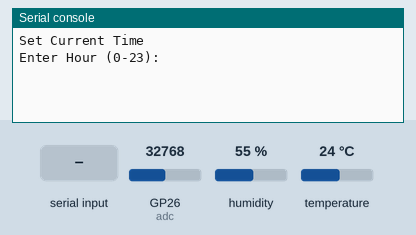
Bench run of a program on a simulated Raspberry Pi Pico running MicroPython. Parts: the last lines printed to the serial console. The inputs (shaded band) are chosen by the test bench; at power-on: humidity 55 %, GP26 (adc) = 32768, temperature 24 °C (analog values on the 0–65535 scale). Files the program writes start out absent.

Above: at 1.2 s.
1.3 s: "0" typed at the serial console, then Enter
At 2.3 s:
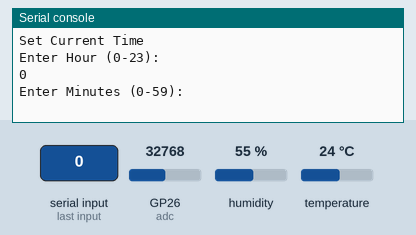
2.8 s: "5" typed at the serial console, then Enter
At 3.4 s:
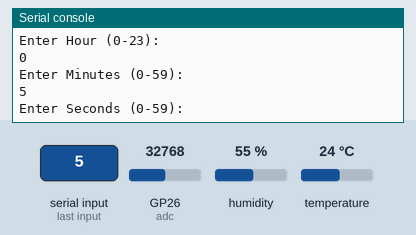
4.3 s: "90" typed at the serial console, then Enter
At 5.4 s:
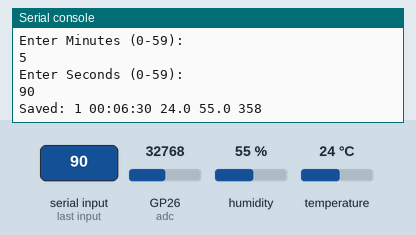
7.3 s: humidity set to 22 %
At 8.7 s:
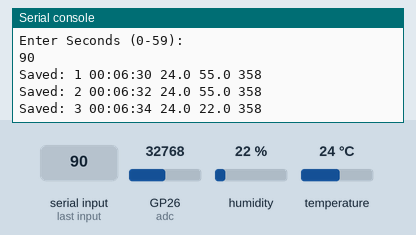
8.8 s: GP26 (adc) set to 45874
10.3 s: temperature set to 12 °C
At 11.4 s:
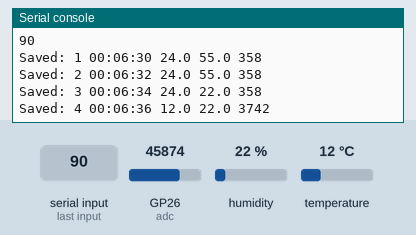

The program:

Greenhouse_Data_Log.py
```python
from machine import Pin, ADC
from time import sleep, ticks_ms
import dht

#Sensors
dht_sensor = dht.DHT22(Pin(12))
adc = ADC(Pin(26))

#Constants
vcc = 3.3
rl = 20000
ro = 30000

log_file = 'data.csv'

#Time Setup
print('Set Current Time')
start_hr = int(input('Enter Hour (0-23): '))
start_min = int(input('Enter Minutes (0-59): '))
start_sec = int(input('Enter Seconds (0-59): '))

start_time_seconds = start_hr * 3600 + start_min * 60 + start_sec
start_ticks = ticks_ms()

def get_time():
    elapsed_seconds = (ticks_ms() - start_ticks) // 1000
    total = (start_time_seconds + elapsed_seconds) % 86400

    hrs = total // 3600
    mins = (total % 3600) // 60
    secs = total % 60

    return "{:02d}:{:02d}:{:02d}".format(hrs, mins, secs)

#Sensor Functions
def read_voltage():
    return (adc.read_u16() / 65535) * vcc

def calculate_rs(voltage):
    if voltage == 0:
        return rl * 10
    return rl * (vcc - voltage) / voltage

def calculate_ppm(rs):
    ratio = rs / ro
    return 116.6020682 * (ratio ** -2.769034857)

#CSV Setup
try:
    with open(log_file, "r") as f:
        pass
except:
    with open(log_file, "w") as f:
        f.write("SrNo,Time,Temperature,Humidity,PPM\n")

#Main loop
sr_no = 1

while True:
    #DHT Safe Read
    try:
        dht_sensor.measure()
        temp = dht_sensor.temperature()
        humidity = dht_sensor.humidity()
    except:
        temp = -1
        humidity = -1

    #MQ135 Sensor
    voltage = read_voltage()
    rs = calculate_rs(voltage)
    ppm = calculate_ppm(rs)

    #Time
    time_now = get_time()

    #Log
    with open(log_file, 'a') as f:
        f.write("{},{},{},{},{}\n".format(sr_no, time_now, temp, humidity, int(ppm)))

    print('Saved:', sr_no, time_now, temp, humidity, int(ppm))

    sr_no += 1
    sleep(2)
```

Measured:
- after the input at 1.3 s, the serial console: prints a new line at once (image 1)
- after the input at 2.8 s, the serial console: prints a new line at once (image 2)
- after the input at 4.3 s, the serial console: prints a new line at once (image 3)
- after the input at 7.3 s, the serial console: prints a new line after 1.1 s (image 4)
- after the input at 10.3 s, the serial console: prints a new line after 0.09 s (image 5)
